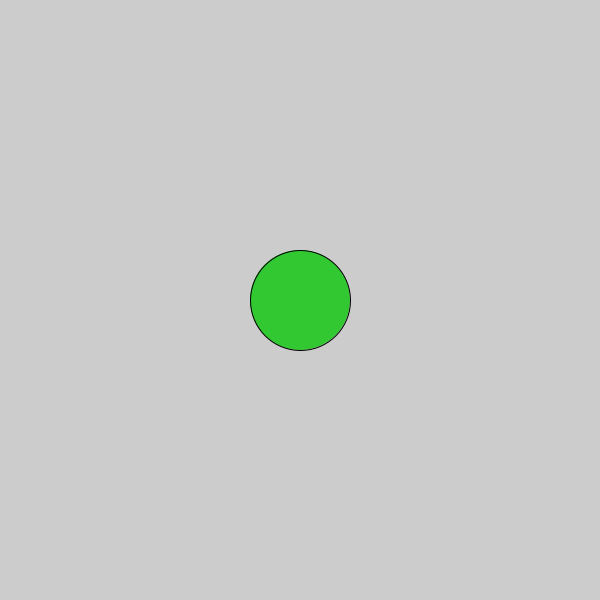
Frame 1 (no input)
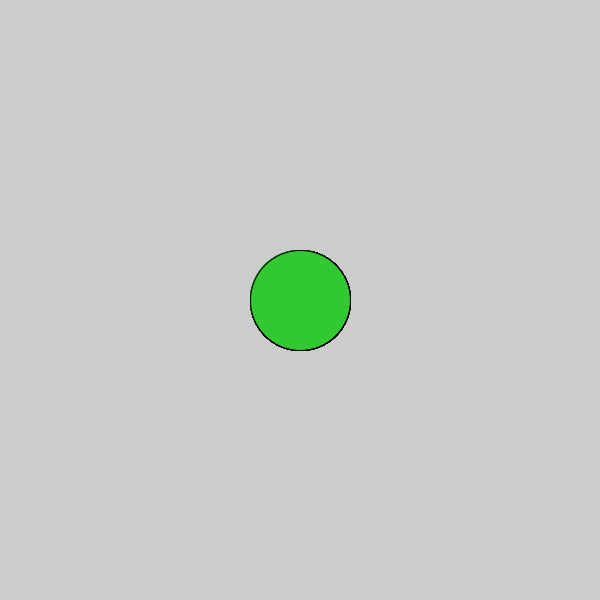
Frame 60 (the mouse pressed at the canvas centre just before this capture)
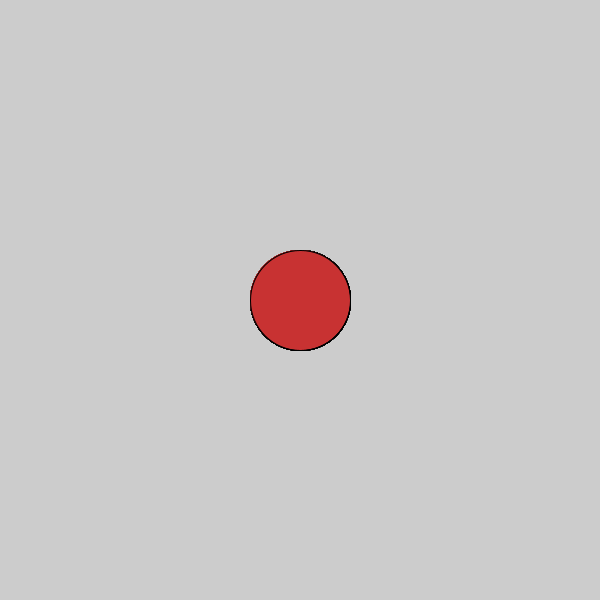
Frame 120 (the mouse held since frame 60 and released just before this capture)

The Processing sketch that drew these frames (run headless with seeded random() and noise(); from frame 60 on, the mouse is pressed at the canvas centre):

// Processing sketch: Logical_Dot
// ── Logical_Dot.pde
/**
 * @fileoverview Logical Dot recipe
 */

void setup() {
  size(600, 600);
}

void draw() {
  if(mousePressed) {
    fill(200, 50, 50);
  } else {
    fill(50, 200, 50);
  }
  ellipse(300, 300, 100, 100);
}
